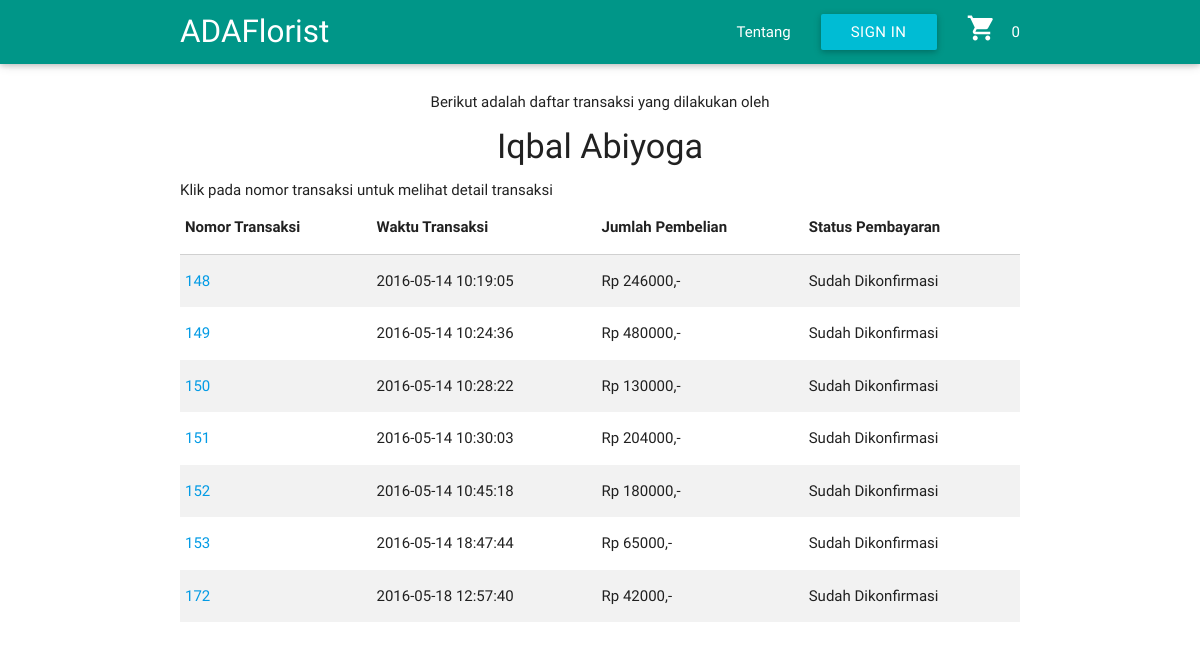
The page /transaksi_user.php?idcustomer=42 on the database its author committed.
### tables this page shows
CREATE TABLE `customer` (
  `ID_customer` int(9) NOT NULL,
  `nama` varchar(50) NOT NULL,
  `alamat` varchar(250) NOT NULL,
  `notelfon` varchar(12) NOT NULL,
  `email` varchar(25) NOT NULL,
  `password` varchar(100) NOT NULL,
  `beli` int(20) NOT NULL DEFAULT '0'
);

CREATE TABLE `transaksi` (
  `ID_Transaksi` int(9) NOT NULL,
  `Total_Biaya` bigint(20) NOT NULL,
  `Tanggal_transaksi` datetime NOT NULL DEFAULT CURRENT_TIMESTAMP,
  `id_customer` int(11) NOT NULL,
  `Konfirmasi` tinyint(1) NOT NULL DEFAULT '0',
  `waktu_konfirmasi` datetime NOT NULL DEFAULT CURRENT_TIMESTAMP ON UPDATE CURRENT_TIMESTAMP
);

### transaksi_user.php (the view, shortened to what this page needs)
<!DOCTYPE html>
<html>
<head>
    <link type="text/css" rel="stylesheet" href="css/materialize.min.css" media="screen,projection" />
</head>
<?php session_start();
include 'header.php';
$idcust=$_GET['idcustomer'];
$pelanggans=mysqli_query($connect,"select * from customer where ID_customer='$idcust'");
$pelanggan=mysqli_fetch_array($pelanggans);
$transs=mysqli_query($connect, "select * from transaksi where id_customer='$idcust'");
$jums=mysqli_query($connect,"select count(ID_Transaksi) as jumlah from transaksi where id_customer='$idcust'");
$jum=mysqli_fetch_array($jums);?>
<br>
<?php if($jum['jumlah']>0){ ?>
<div class="container">
<center><h6>Berikut adalah daftar transaksi yang dilakukan oleh </h6>
    <h4><?php echo $pelanggan['nama']?></h4></center>
<h7>Klik pada nomor transaksi untuk melihat detail transaksi</h7>
<table class="striped">
    <thead>
        <th>Nomor Transaksi</th>
        <th>Waktu Transaksi</th>
        <th>Jumlah Pembelian</th>
        <th>Status Pembayaran</th>
    </thead>
<?php
while($trans=mysqli_fetch_array($transs)){
    $no=0;?>
    <tr>
        <td>
            <a href='detail_trans.php?idtransaksi=<?php echo $trans['ID_Transaksi']?>&idcustomer=<?php echo $pelanggan['ID_customer']?>'>
                <?php echo $trans['ID_Transaksi']?></a>
        </td>
        <td>
        <?php echo $trans['Tanggal_transaksi']?>
        </td>
        <td>
        Rp <?php echo $trans['Total_Biaya']?>,-
        </td>
        <td>
        <?= $trans['Konfirmasi']==1 ? 'Sudah Dikonfirmasi' : 'Belum Dikonfirmasi' ?>
        </td>
    </tr>
<?php } ?> </table>
<?php } else echo "<h5 class='center'>Anda Belum pernah melakukan transaksi, Ayo segera Belanja</h5>";?>

### rows shown on the page
customer: nama "Iqbal Abiyoga"
transaksi: ID_Transaksi "148", Tanggal_transaksi "2016-05-14 10:19:05", Total_Biaya "246000", Konfirmasi "Sudah Dikonfirmasi"
transaksi: ID_Transaksi "149", Tanggal_transaksi "2016-05-14 10:24:36", Total_Biaya "480000", Konfirmasi "Sudah Dikonfirmasi"
transaksi: ID_Transaksi "150", Tanggal_transaksi "2016-05-14 10:28:22", Total_Biaya "130000", Konfirmasi "Sudah Dikonfirmasi"
transaksi: ID_Transaksi "151", Tanggal_transaksi "2016-05-14 10:30:03", Total_Biaya "204000", Konfirmasi "Sudah Dikonfirmasi"
transaksi: ID_Transaksi "152", Tanggal_transaksi "2016-05-14 10:45:18", Total_Biaya "180000", Konfirmasi "Sudah Dikonfirmasi"
transaksi: ID_Transaksi "153", Tanggal_transaksi "2016-05-14 18:47:44", Total_Biaya "65000", Konfirmasi "Sudah Dikonfirmasi"
transaksi: ID_Transaksi "172", Tanggal_transaksi "2016-05-18 12:57:40", Total_Biaya "42000", Konfirmasi "Sudah Dikonfirmasi"
